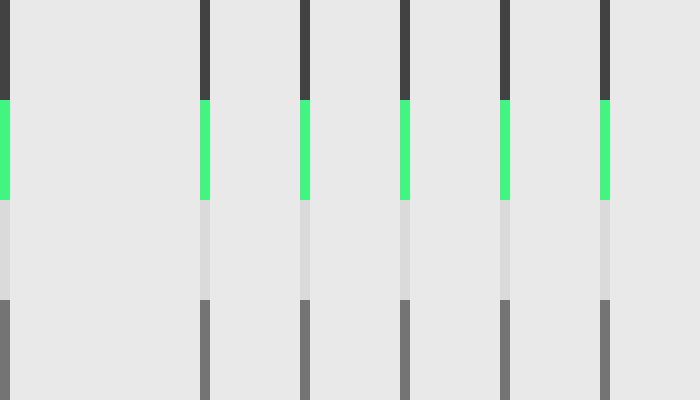
Frame 1 (no input)
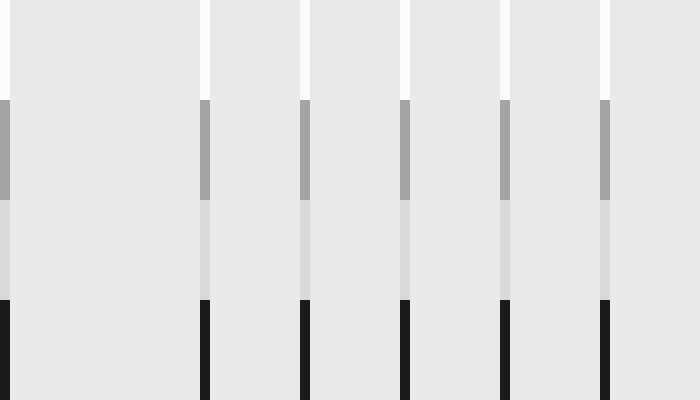
Frame 60 (the mouse pressed at the canvas centre just before this capture)
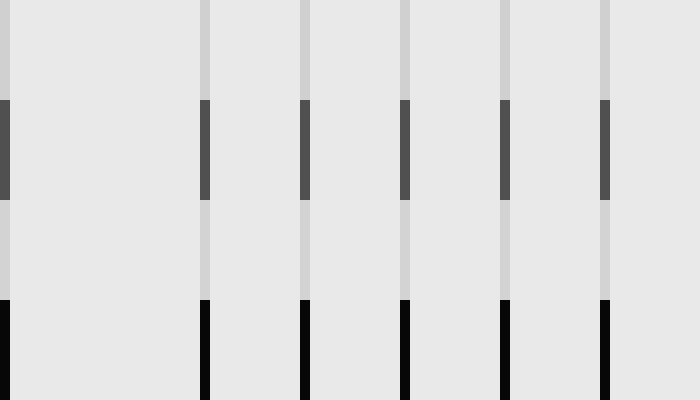
Frame 120 (the mouse held since frame 60 and released just before this capture)

The Processing sketch that drew these frames (run headless with seeded random() and noise(); from frame 60 on, the mouse is pressed at the canvas centre):

// Processing sketch: practica_if
// ── practica_if.pde
int x = 0;
int y = 0;

int numeroAleatorio() {
  return(int(random(-2, 2)));
}
void setup() {
  size(700, 400);
  noStroke();
}

void draw() {
  background(233);
  for (int x = 0; x < width; x+=100) {
    if (numeroAleatorio() > 0) {
      fill(66, 244, 128);
    } else {
      fill(random(255));
    }

    rect(300, x, 10, 100);
    rect(200, x, 10, 100);
    rect(400, x, 10, 100);
    rect(500, x, 10, 100);
    rect(600, x, 10, 100);
    rect(0, x, 10, 100);
  }
}
